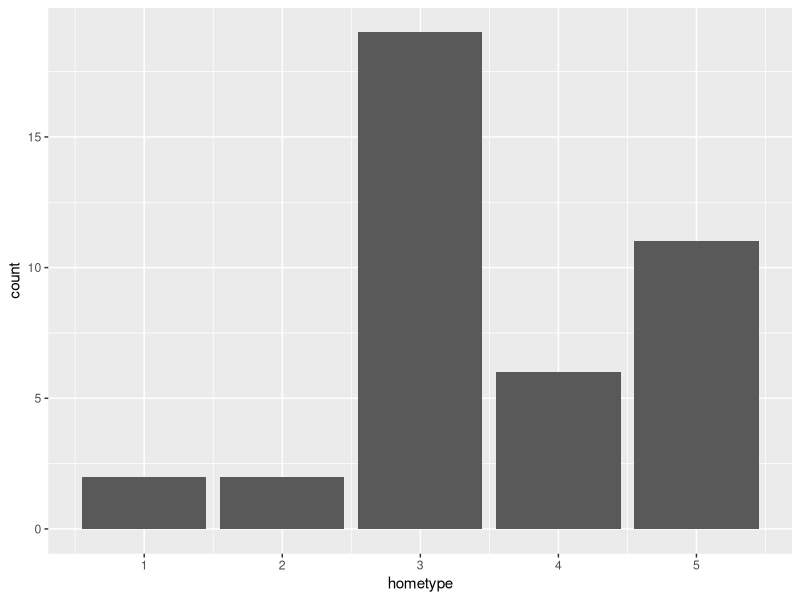
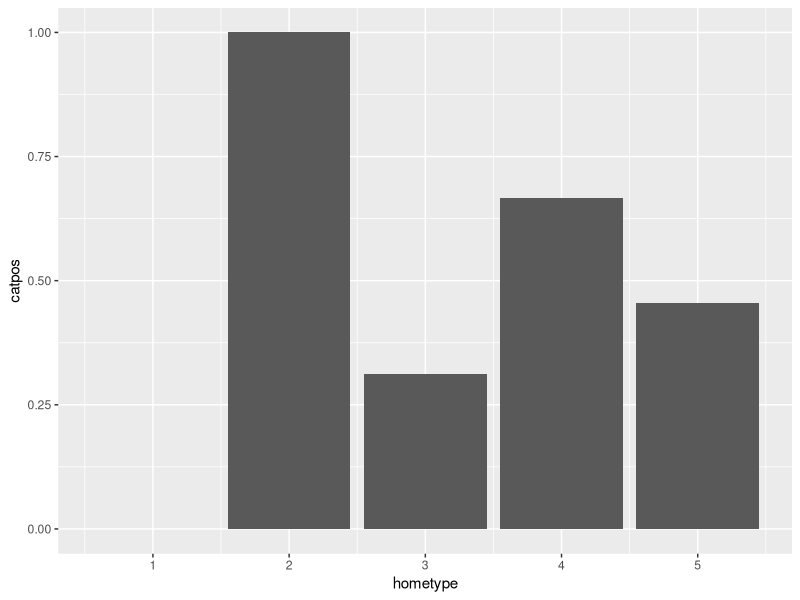
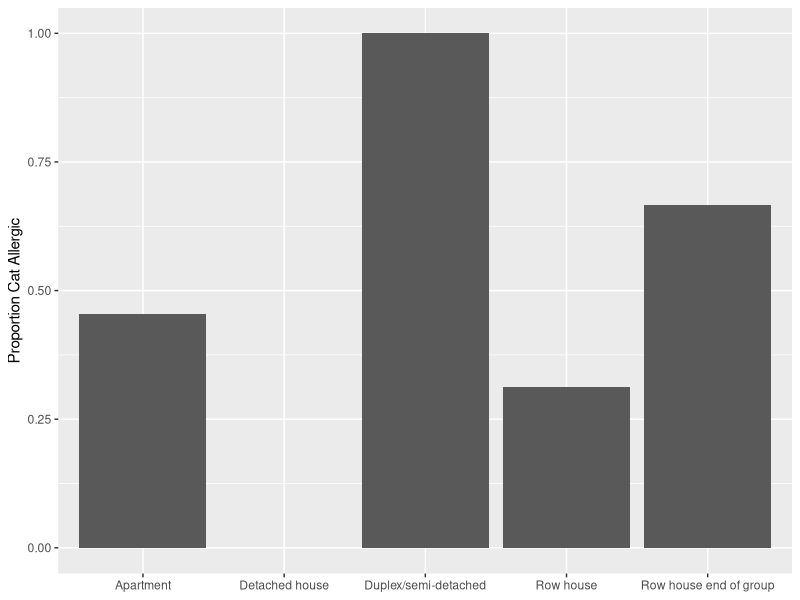
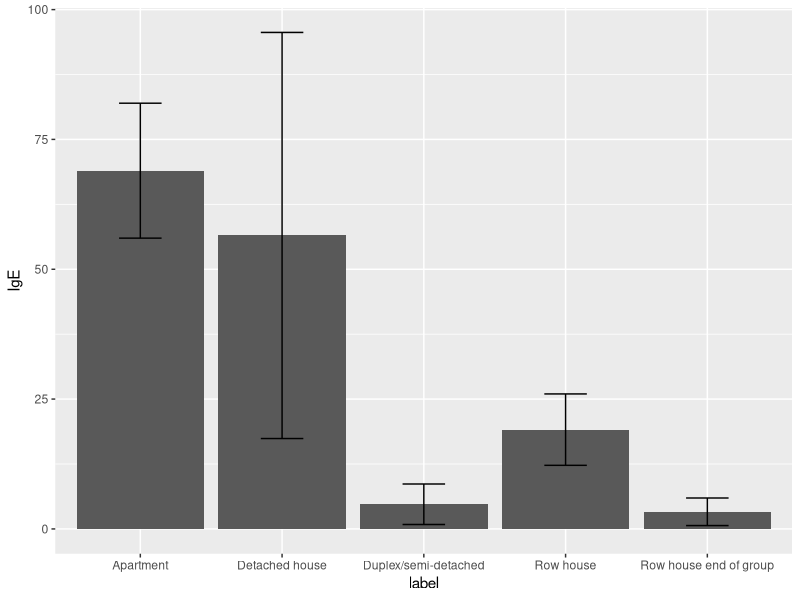
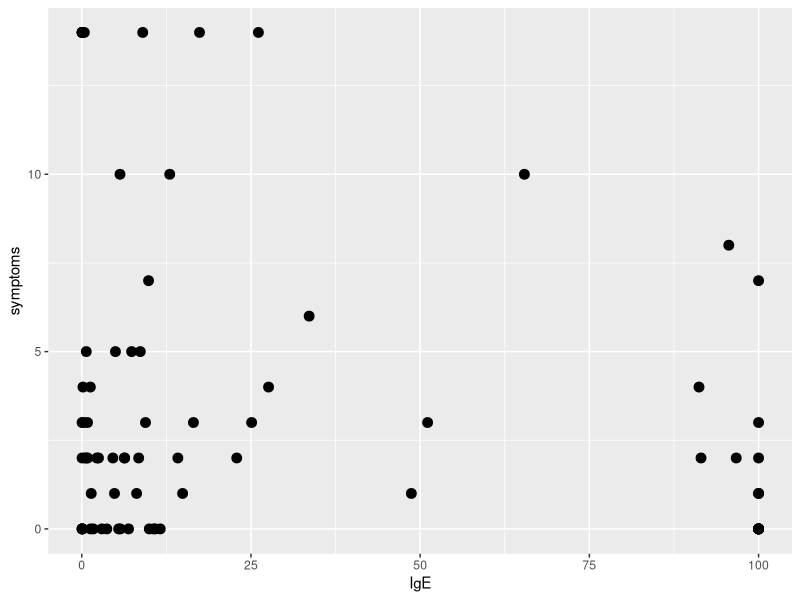

These figures' R source, in order:
## Joining and Merging

library(tidyverse)

subject <- read_csv("subject.csv")
symptoms <- read_csv("symptoms.csv")
ige <- read_csv("ige.csv")
housing <- read_csv("housing.csv")

subject
symptoms
ige
housing

################################################################################

## Bar plot of different housing types
subject |> 
    ggplot(aes(x = hometype)) + 
    geom_bar()

## Bar plot of proportion of cat allergic by housing type
subject |> 
    ggplot(aes(x = hometype, y = catpos)) + 
    geom_bar(stat = "summary", fun = "mean")

## Bar plot of proportion of cat allergic by housing type (labelled)
subject |> 
    left_join(housing, by = "hometype") |> 
    ggplot(aes(x = label, y = catpos)) + 
    geom_bar(stat = "summary", fun = "mean") + 
    labs(x = NULL, 
         y = "Proportion Cat Allergic")

## Merge IgE with housing types
ige
ige |> 
    filter(visit == 0) |> 
    select(-visit) |> 
    left_join(subject, by = "ID") |> 
    left_join(housing, by = "hometype")

## Plot IgE by housing type
ige |> 
    filter(visit == 0) |> 
    select(-visit) |> 
    left_join(subject, by = "ID") |> 
    left_join(housing, by = "hometype") |> 
    ggplot(aes(x = label, y = IgE)) +
    geom_bar(stat = "summary", fun = "mean") +
    geom_errorbar(stat = "summary", fun.data = "mean_se", width = 0.3)

## Demonstrate a left join
symptoms |> 
    left_join(ige, by = c("ID", "visit"))

## Use inner join
symptoms |> 
    inner_join(ige, by = c("ID", "visit"))

## Plot symptoms vs. IgE
symptoms |> 
    inner_join(ige, by = c("ID", "visit")) |> 
    ggplot(aes(x = IgE, y = symptoms)) + 
    geom_point(size = 3)


## Full join
x <- tibble(a = 4:6,
            b = rnorm(3))
x
y <- tibble(a = 7:9,
            c = runif(3))
y

x |> 
    left_join(y, by = "a")

x |> 
    inner_join(y, by = "a")

x |> 
    right_join(y, by = "a")

x |> 
    full_join(y, by = "a")


## Anti Join
symptoms |> 
    anti_join(ige, by = c("ID", "visit"))


